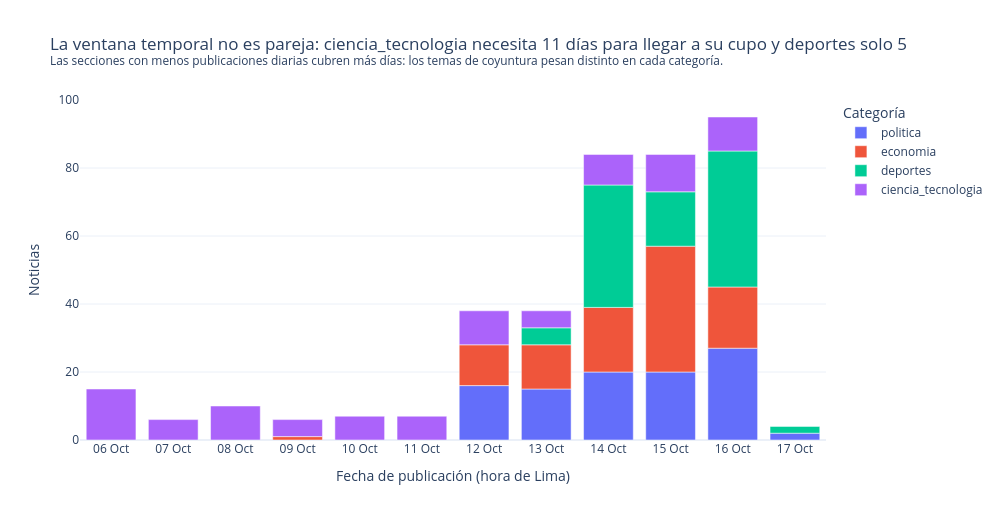

The notebook cell this image was saved under:
### Markdown cell above
### Gráfico 3 — Cobertura temporal por categoría

### Code cell
dias_cubiertos = df.groupby("etiqueta")["dia"].agg(lambda s: (s.max() - s.min()).days + 1).sort_values()
por_dia = df.groupby(["dia", "etiqueta"]).size().rename("noticias").reset_index()
titulo = (f"La ventana temporal no es pareja: {dias_cubiertos.index[-1]} necesita {dias_cubiertos.iloc[-1]} días para llegar "
          f"a su cupo y {dias_cubiertos.index[0]} solo {dias_cubiertos.iloc[0]}"
          "<br><sup>Las secciones con menos publicaciones diarias cubren más días: los temas de coyuntura pesan distinto en cada categoría.</sup>")
fig = px.bar(por_dia, x="dia", y="noticias", color="etiqueta", title=titulo, category_orders={"etiqueta": ORDEN_CAT},
             labels={"dia": "Fecha de publicación (hora de Lima)", "noticias": "Noticias", "etiqueta": "Categoría"})
fig.update_xaxes(dtick="D1", tickformat="%d %b")
fig.show()

### Figure 1 — Plotly figure (JSON) as saved in the notebook; plotly's stock layout.template omitted (floating-point values rounded to 4 significant figures)
{"data": [{"hovertemplate": "Categoría=politica<br>Fecha de publicación (hora de Lima)=%{x}<br>Noticias=%{y}<extra></extra>", "legendgroup": "politica", "marker": {"color": "#636efa", "pattern": {"shape": ""}}, "name": "politica", "orientation": "v", "showlegend": true, "textposition": "auto", "type": "bar", "x": ["2026-10-12T00:00:00.000000000", "2026-10-13T00:00:00.000000000", "2026-10-14T00:00:00.000000000", "2026-10-15T00:00:00.000000000", "2026-10-16T00:00:00.000000000", "2026-10-17T00:00:00.000000000"], "xaxis": "x", "y": [16, 15, 20, 20, 27, 2], "yaxis": "y"}, {"hovertemplate": "Categoría=economia<br>Fecha de publicación (hora de Lima)=%{x}<br>Noticias=%{y}<extra></extra>", "legendgroup": "economia", "marker": {"color": "#EF553B", "pattern": {"shape": ""}}, "name": "economia", "orientation": "v", "showlegend": true, "textposition": "auto", "type": "bar", "x": ["2026-10-09T00:00:00.000000000", "2026-10-12T00:00:00.000000000", "2026-10-13T00:00:00.000000000", "2026-10-14T00:00:00.000000000", "2026-10-15T00:00:00.000000000", "2026-10-16T00:00:00.000000000"], "xaxis": "x", "y": [1, 12, 13, 19, 37, 18], "yaxis": "y"}, {"hovertemplate": "Categoría=deportes<br>Fecha de publicación (hora de Lima)=%{x}<br>Noticias=%{y}<extra></extra>", "legendgroup": "deportes", "marker": {"color": "#00cc96", "pattern": {"shape": ""}}, "name": "deportes", "orientation": "v", "showlegend": true, "textposition": "auto", "type": "bar", "x": ["2026-10-13T00:00:00.000000000", "2026-10-14T00:00:00.000000000", "2026-10-15T00:00:00.000000000", "2026-10-16T00:00:00.000000000", "2026-10-17T00:00:00.000000000"], "xaxis": "x", "y": [5, 36, 16, 40, 2], "yaxis": "y"}, {"hovertemplate": "Categoría=ciencia_tecnologia<br>Fecha de publicación (hora de Lima)=%{x}<br>Noticias=%{y}<extra></extra>", "legendgroup": "ciencia_tecnologia", "marker": {"color": "#ab63fa", "pattern": {"shape": ""}}, "name": "ciencia_tecnologia", "orientation": "v", "showlegend": true, "textposition": "auto", "type": "bar", "x": ["2026-10-06T00:00:00.000000000", "2026-10-07T00:00:00.000000000", "2026-10-08T00:00:00.000000000", "2026-10-09T00:00:00.000000000", "2026-10-10T00:00:00.000000000", "2026-10-11T00:00:00.000000000", "2026-10-12T00:00:00.000000000", "2026-10-13T00:00:00.000000000", "2026-10-14T00:00:00.000000000", "2026-10-15T00:00:00.000000000", "2026-10-16T00:00:00.000000000"], "xaxis": "x", "y": [15, 6, 10, 5, 7, 7, 10, 5, 9, 11, 10], "yaxis": "y"}], "layout": {"barmode": "relative", "height": 520, "legend": {"title": {"text": "Categoría"}, "tracegroupgap": 0}, "title": {"text": "La ventana temporal no es pareja: ciencia_tecnologia necesita 11 días para llegar a su cupo y deportes solo 5<br><sup>Las secciones con menos publicaciones diarias cubren más días: los temas de coyuntura pesan distinto en cada categoría.</sup>"}, "width": 1000, "xaxis": {"anchor": "y", "domain": [0, 1], "dtick": "D1", "tickformat": "%d %b", "title": {"text": "Fecha de publicación (hora de Lima)"}}, "yaxis": {"anchor": "x", "domain": [0, 1], "title": {"text": "Noticias"}}}}
